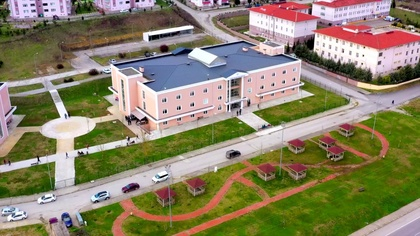
%> input picture bilgisayarli-gorme/bölüm-3/subu.jpg, 420 x 236 px, shrunk from 1280 x 720 before the run
$ octave coz2.m   (GNU Octave 9; MATLAB toolbox functions it lacks are replaced by stand-ins)
%> lines starting %> are read from the running program, lines starting %| are printed output that depends on the picture
clc;
clear all;
r=imread('subu.jpg');
%> r is the input picture: size 236x420x3 uint8; mean R, G, B 137.5, 130.1, 102.1
a=rgb2gray(r);
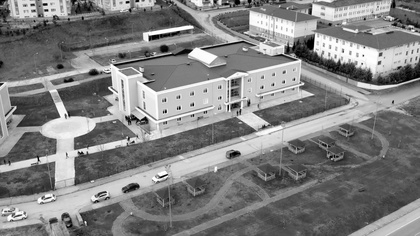
%> a: size 236x420 uint8; min 0, max 255, mean 129.1
da=im2double(a);
[m,n]=size(a);
%> m = 236; n = 420
for i=1:m
   for j=1:n
      if (da(i,j)<=0.25)
          renk4(i,j)=0;
      elseif (da(i,j)<=0.5)
          renk4(i,j)=0.25;
      elseif (da(i,j)<=0.75)
          renk4(i,j)=0.5;
      else
          renk4(i,j)= 1;
      end
   end
end
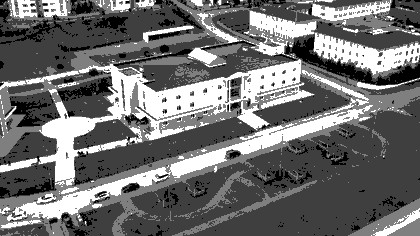
%> renk4: size 236x420 double; min 0, max 1, mean 0.44

figure(1);imshow(a)
figure(2);imshow(im2uint8(renk4))

% [4 lines of commented-out code are left out]
